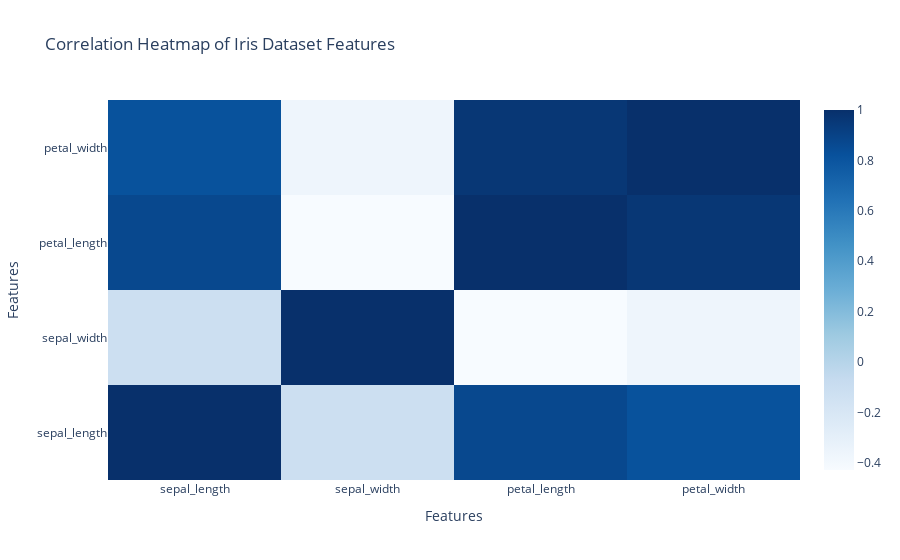

This figure's notebook cell:
### Markdown cell above
- Heatmaps in Plotly are used for visualizing and analyzing data across two dimensions.
- They represent data using a grid of colored squares, where each square corresponds to a specific data point or cell in a dataset.
- The color of each square indicates the value of the data point, allowing for quick and intuitive interpretation of patterns, trends, and variations in the data.

### Code cell
import plotly.graph_objects as go

# Calculate the correlation matrix
correlation_matrix = iris.select_dtypes(include='number').corr()

# Create the heatmap using Plotly
fig = go.Figure(data=go.Heatmap(
                   z=correlation_matrix.values,
                   x=correlation_matrix.columns,
                   y=correlation_matrix.index,
                   colorscale='Blues'))

fig.update_layout(title='Correlation Heatmap of Iris Dataset Features',
                  xaxis_title='Features',
                  yaxis_title='Features')

# Show the plot
fig.show()

### Figure 1 — Plotly figure (JSON) as saved in the notebook; plotly's stock layout.template omitted (floating-point values rounded to 4 significant figures)
{"data": [{"colorscale": [[0, "rgb(247,251,255)"], [0.125, "rgb(222,235,247)"], [0.25, "rgb(198,219,239)"], [0.375, "rgb(158,202,225)"], [0.5, "rgb(107,174,214)"], [0.625, "rgb(66,146,198)"], [0.75, "rgb(33,113,181)"], [0.875, "rgb(8,81,156)"], [1, "rgb(8,48,107)"]], "type": "heatmap", "x": ["sepal_length", "sepal_width", "petal_length", "petal_width"], "y": ["sepal_length", "sepal_width", "petal_length", "petal_width"], "z": [[1, -0.1176, 0.8718, 0.8179], [-0.1176, 1, -0.4284, -0.3661], [0.8718, -0.4284, 1, 0.9629], [0.8179, -0.3661, 0.9629, 1]]}], "layout": {"autosize": true, "title": {"text": "Correlation Heatmap of Iris Dataset Features"}, "xaxis": {"autorange": true, "range": [-0.5, 3.5], "title": {"text": "Features"}, "type": "category"}, "yaxis": {"autorange": true, "range": [-0.5, 3.5], "title": {"text": "Features"}, "type": "category"}}}
